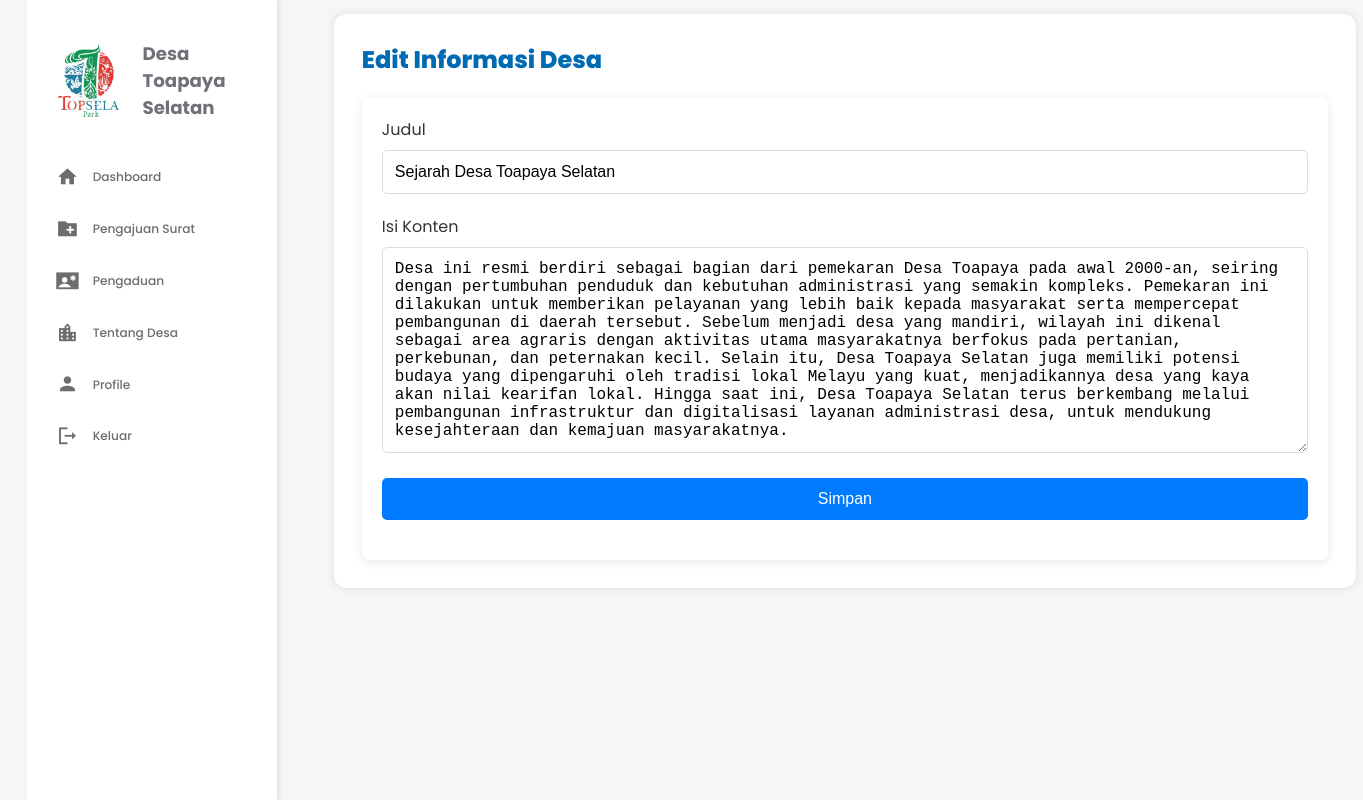
/desa_toapaya_selatan/edit_desa.php?id=1, run on the app's committed database.
### tables this page shows
CREATE TABLE `informasi_desa` (
  `id` int(11) NOT NULL,
  `judul` varchar(255) NOT NULL,
  `konten` text NOT NULL
);

### desa_toapaya_selatan/edit_desa.php (the view, shortened to what this page needs)
<?php
include 'config.php';
if (isset($_GET['id'])) {
    $id = $_GET['id'];
    $sql = "SELECT * FROM informasi_desa WHERE id = ?";
    $stmt = $conn->prepare($sql);
    $stmt->bind_param("i", $id);
    $stmt->execute();
    $result = $stmt->get_result();
    if ($result->num_rows > 0) {
        $data = $result->fetch_assoc();
    } else {
        header('Location: tentang-desa.php');
        exit();
    }
}
?>
<!DOCTYPE html>
<html lang="en">
<head>
  <link rel="stylesheet" href="pengaduan.css">
</head>
<body>
  <div class="container">
    <aside>
      <div class="top">
        <div class="logo">
          <img src="logo.jpg" alt="Logo">
          <h2 class="text-muted">Desa Toa<span class="danger">paya Selatan</span></h2>
        </div>
      </div>
      <div class="sidebar">
        <a href="dashboard.php">
          <span class="material-icons-sharp">home</span>
          <h3>Dashboard</h3>
        </a>
        <a href="Pengajuan-surat.php">
          <span class="material-icons-sharp">create_new_folder</span>
          <h3>Pengajuan Surat</h3>
        </a>
        <a href="pengaduan.php">
          <span class="material-icons-sharp">contact_emergency</span>
          <h3>Pengaduan</h3>
        </a>
        <a href="tentang-desa.php">
          <span class="material-icons-sharp">location_city</span>
          <h3>Tentang Desa</h3>
        </a>
        <a href="profile.php">
          <span class="material-icons-sharp">person</span>
          <h3>Profile</h3>
        </a>
        <a href="index.html" id="logout">
          <span class="material-icons-sharp">logout</span>
          <h3>Keluar</h3>
        </a>
      </div>
    </aside>
    <main class="content">
      <h1>Edit Informasi Desa</h1>
      <form method="POST">
        <div class="form-group">
          <label for="judul">Judul</label>
          <input type="text" id="judul" name="judul" value="<?php echo htmlspecialchars($data['judul']); ?>" required>
        </div>
        <div class="form-group">
          <label for="konten">Isi Konten</label>
          <textarea id="konten" name="konten" rows="10" required><?php echo htmlspecialchars($data['konten']); ?></textarea>
        </div>
        <div class="form-group">
          <button type="submit" class="submit">Simpan</button>
        </div>
      </form>
    </main>
  </div>
</body>
</html>

### desa_toapaya_selatan/pengaduan.css (style rules this page uses)
:root { --color-primary: #006bb3; --color-danger: #d72f2f; --color-success: #28a745; --color-warning: #ffbb55; --color-white: #fff; --color-info-dark: #6d6d6d; --color-info-light: #dce1eb; --color-dark: #363949; --color-light: rgba(132, 139, 200, 0.18); --color-primary-variant: #005b99; --color-dark-variant: #677483; --color-background: #f6f6f9; --card-border-radius: 2rem; --border-radius-1: 0.4rem; --border-radius-2: 0.8rem; --border-radius-3: 1.2rem; --card-padding: 1.8rem; --padding-1: 1.2rem; --box-shadow: 0 2rem 3rem var(--color-light); }
* { margin: 0; padding: 0; outline: 0; appearance: none; border: 0; text-decoration: none; list-style: none; box-sizing: border-box; }
html { font-size: 14px; }
body { width: 100vw; height: 100vh; font-family: 'Poppins', sans-serif; font-size: 0.88rem; background: var(--color-background); user-select: none; overflow-x: hidden; }
.container { display: grid; width: 96%; margin: 0 auto; gap: 1.8rem; grid-template-columns: 14rem auto; }
a { color: var(--color-dark); }
img { display: block; width: 100%; border-radius: 50%; }
h1 { font-weight: 800; font-size: 1.8rem; }
h2 { font-size: 1.4rem; }
h3 { font-size: 0.87rem; }
.text-muted { color: var(--color-info-dark); }
.danger { color: var(--color-danger); }
aside { width: 250px; background-color: var(--color-white); color: #ffffff; display: flex; flex-direction: column; justify-content: space-between; padding: 20px; box-shadow: 2px 0 5px rgba(0, 0, 0, 0.1); height: 100vh; overflow: hidden; position: fixed; }
aside .top { background: white; display: flex; align-items: center; justify-content: space-between; margin-top: 1.4rem; }
aside .logo { display: flex; gap: 0.8rem; }
aside .logo img { width: 6rem; height: 6rem; border-radius: 50%; }
aside .logo h2 { font-size: 1.3rem; color: #707178; }
aside .logo h2 span { color: #707178; }
aside .sidebar { background: white; display: flex; flex-direction: column; height: 86vh; width: 50vw; position: relative; top: 2rem; margin-left: -19px; }
aside h3 { font-weight: 500; }
aside .sidebar a { display: flex; color: var(--color-info-dark); margin-left: 2rem; gap: 1rem; align-items: center; height: 3.7rem; transition: all 300ms ease; }
aside .sidebar a span { font-size: 1.6rem; transition: all 300ms ease; }
main { width: 73rem; padding: 1.5rem; position: center; margin-top: 1rem; margin-right: 1rem; margin-left: 20rem; }
.content { flex: 3; padding: 2rem; background-color: white; box-shadow: 0 0 10px rgba(0, 0, 0, 0.1); border-radius: 13px; margin-left: 21.9rem; box-sizing: border-box; }
main h1 { font-size: 24px; color: var(--color-primary); margin-bottom: 20px; }

### desa_toapaya_selatan/edit_desa.php (style rules this page uses)
form { background-color: #fff; padding: 20px; border-radius: 8px; box-shadow: 0 2px 10px rgba(0, 0, 0, 0.1); max-width: 1000px; margin: 0 auto; }
.form-group { margin-bottom: 20px; }
label { font-size: 16px; color: #333; display: block; margin-bottom: 8px; }
input[type="text"], textarea { width: 100%; padding: 12px; font-size: 16px; border: 1px solid #ddd; border-radius: 5px; box-sizing: border-box; transition: border-color 0.3s; }
textarea { resize: vertical; min-height: 200px; }
button.submit { background-color: #007bff; color: white; padding: 12px 20px; font-size: 16px; border-radius: 5px; border: none; cursor: pointer; transition: background-color 0.3s; width: 100%; }

### data on the page
informasi_desa: judul "Sejarah Desa Toapaya Selatan", konten "Desa ini resmi berdiri sebagai bagian dari pemekaran Desa Toapaya pada awal 2000-an, seiring dengan pertumbuhan penduduk dan kebutuhan administrasi yang semakin kompleks. Pemekaran ini dilakukan untuk memberikan pelayanan yang lebih baik kepada masyarakat serta mempercepat pembangunan di daerah tersebut. Sebelum menjadi desa yang mandiri, wilayah ini dikenal sebagai area agraris dengan aktivitas utama masyarakatnya berfokus pada pertanian, perkebunan, dan peternakan kecil. Selain itu, Desa Toapaya Selatan juga memiliki potensi budaya yang dipengaruhi oleh tradisi lokal Melayu yang kuat, menjadikannya desa yang kaya akan nilai kearifan lokal. Hingga saat ini, Desa Toapaya Selatan terus…"
